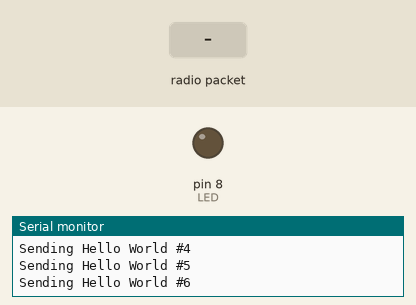
A sketch run on a simulated Arduino Uno, built with avr-gcc and run on an emulated ATmega328P. Shown: output pins drawn as LEDs (lit = HIGH), the last lines printed to the serial monitor. Dashed ring = blinking. The inputs (shaded band) are chosen by the test bench. No radio packets arrive unless stated; pins used as bus, display or sensor lines are not drawn.

Above: at 1.7 s.
1.8 s: radio packet "1" arrives
At 2.02 s:
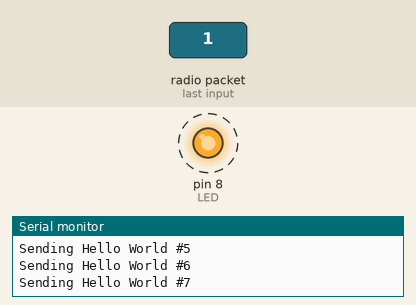
Timing chart, 0 to 4.8 s (numbered marks = the images above; inputs shaded):
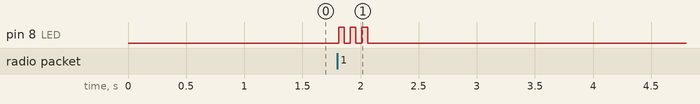

Measured:
- after the input at 1.8 s, pin 8 (LED): alternates HIGH for 0.05 s and LOW for 0.05 s, 6 changes in all, then stays LOW, starting at once

The sketch:

transciever_with_motor.ino
```cpp
// rf69 demo tx rx oled.pde
// -*- mode: C++ -*-
// Example sketch showing how to create a simple messageing client
// with the RH_RF69 class. RH_RF69 class does not provide for addressing or
// reliability, so you should only use RH_RF69  if you do not need the higher
// level messaging abilities.
// It is designed to work with the other example rf69_server.
// Demonstrates the use of AES encryption, setting the frequency and modem
// configuration

#include <SPI.h>
#include <RH_RF69.h>
#include <Wire.h>

/************ Radio Setup ***************/

// Change to 434.0 or other frequency, must match RX's freq!
#define RF69_FREQ 915.0


#if defined (__AVR_ATmega328P__)  // Feather 328P w/wing
  #define RFM69_INT     3  //
  #define RFM69_CS      4  //
  #define RFM69_RST     2  // "A"
  #define LED           8
#endif

// Singleton instance of the radio driver
RH_RF69 rf69(RFM69_CS, RFM69_INT);

int16_t packetnum = 0;  // packet counter, we increment per xmission
void setup()
{
  delay(500);
  Serial.begin(115200);
  //while (!Serial) { delay(1); } // wait until serial console is open, remove if not tethered to computer

  pinMode(LED, OUTPUT);
  pinMode(RFM69_RST, OUTPUT);
  digitalWrite(RFM69_RST, LOW);

  Serial.println("Feather RFM69 RX/TX Test!");

  // manual reset
  digitalWrite(RFM69_RST, HIGH);
  delay(10);
  digitalWrite(RFM69_RST, LOW);
  delay(10);

  if (!rf69.init()) {
    Serial.println("RFM69 radio init failed");
    while (1);
  }
  Serial.println("RFM69 radio init OK!");

  // Defaults after init are 434.0MHz, modulation GFSK_Rb250Fd250, +13dbM (for low power module)
  // No encryption
  if (!rf69.setFrequency(RF69_FREQ)) {
    Serial.println("setFrequency failed");
  }

  // If you are using a high power RF69 eg RFM69HW, you *must* set a Tx power with the
  // ishighpowermodule flag set like this:
  rf69.setTxPower(14, true);

  // The encryption key has to be the same as the one in the server
  uint8_t key[] = { 0x01, 0x02, 0x03, 0x04, 0x05, 0x06, 0x07, 0x08,
                    0x01, 0x02, 0x03, 0x04, 0x05, 0x06, 0x07, 0x08};
  rf69.setEncryptionKey(key);

  pinMode(LED, OUTPUT);

  Serial.print("RFM69 radio @");  Serial.print((int)RF69_FREQ);  Serial.println(" MHz");
}


void loop()
{  if (rf69.waitAvailableTimeout(100)) {
    // Should be a message for us now
    uint8_t buf[RH_RF69_MAX_MESSAGE_LEN];
    uint8_t len = sizeof(buf);

    if (! rf69.recv(buf, &len)) {
      Serial.println("Receive failed");
      return;
    }
    Blink(LED, 50, 3);
    rf69.printBuffer("Received: ", buf, len);
    buf[len] = 0;
    delay(1000);
    Serial.print("Got: "); Serial.println((char*)buf);
    Serial.print("RSSI: "); Serial.println(rf69.lastRssi(), DEC);

  }

    char radiopacket[20] = "Hello World #";
    itoa(packetnum++, radiopacket+13, 10);
    Serial.print("Sending "); Serial.println(radiopacket);

  // Send a message!
    rf69.send((uint8_t *)radiopacket, strlen(radiopacket));
    rf69.waitPacketSent();

}
//    char radiopacket[20] = "Button #";
//    if (!digitalRead(BUTTON_A)) radiopacket[8] = 'A';
//    if (!digitalRead(BUTTON_B)) radiopacket[8] = 'B';
//    if (!digitalRead(BUTTON_C)) radiopacket[8] = 'C';
//    radiopacket[9] = 0;
//
//    Serial.print("Sending "); Serial.println(radiopacket);
//    rf69.send((uint8_t *)radiopacket, strlen(radiopacket));
//    rf69.waitPacketSent();
void Blink(byte PIN, byte DELAY_MS, byte loops) {
  for (byte i=0; i<loops; i++)  {
    digitalWrite(PIN,HIGH);
    delay(DELAY_MS);
    digitalWrite(PIN,LOW);
    delay(DELAY_MS);
  }
}
```
